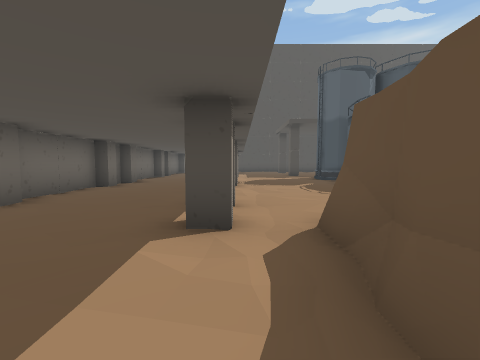
[1] (above)

24 first-person views from a walk through a scene from a Unity 3-D project. The camera is 1.5 m above the floor, tilts 4° down and sees 90° across. The floor is counted in squares, 2 m on a side. Each view is taken from the middle of a square. On the plan, view 1 faces up. The plan holds only what a view shows up to about 9 squares ahead; the rest is blank. The place goes on beyond the plan. The player is left out.

[2]
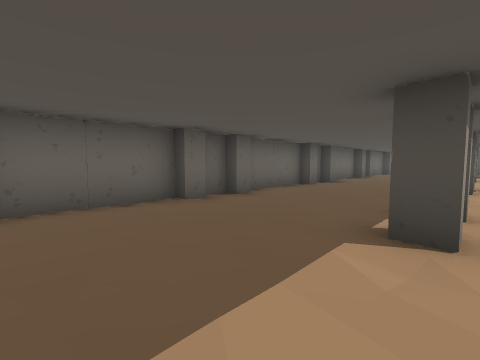

[3]
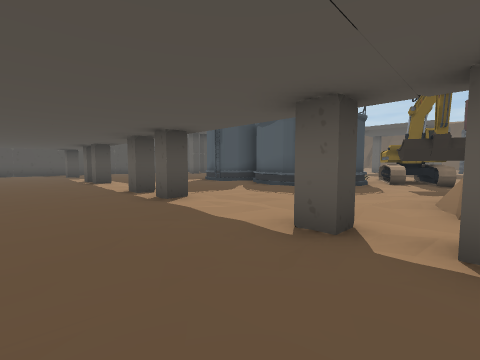

[4]
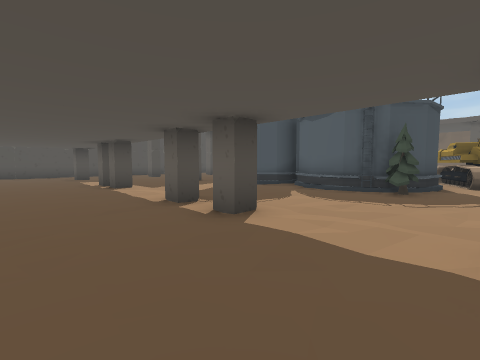

[5]
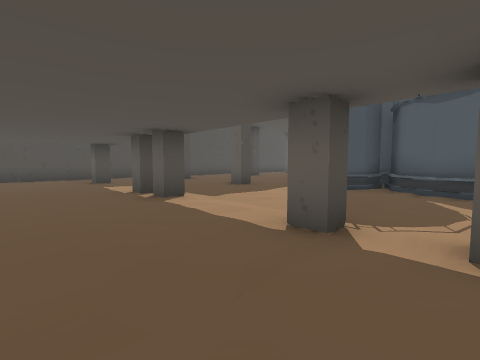

[6]
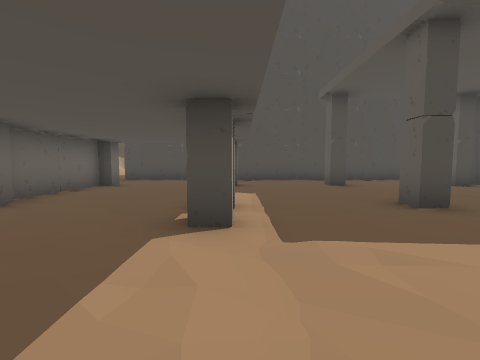

[7]
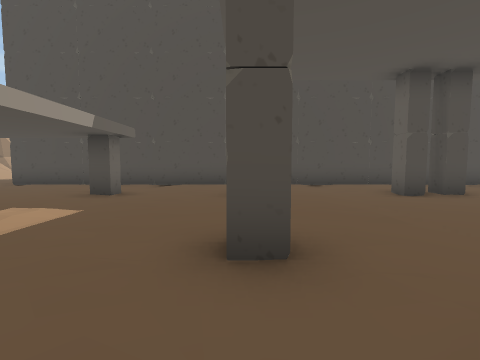

[8]
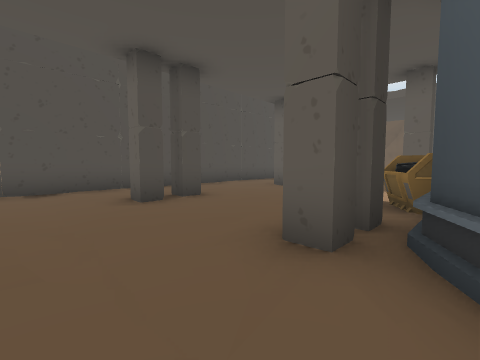

[9]
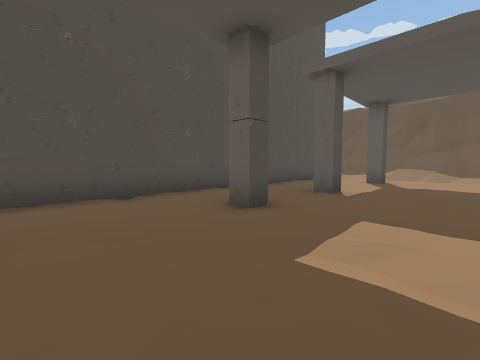

[10]
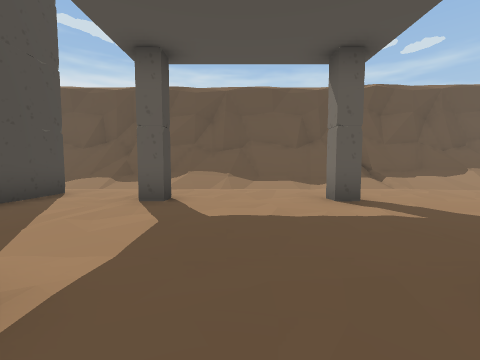

[11]
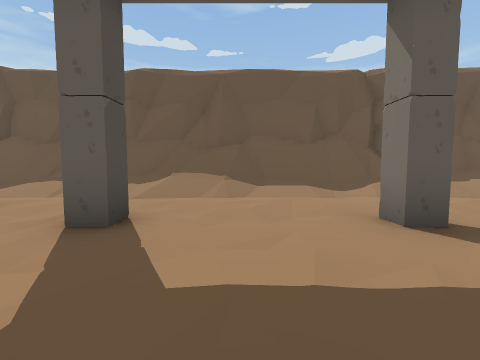

[12]
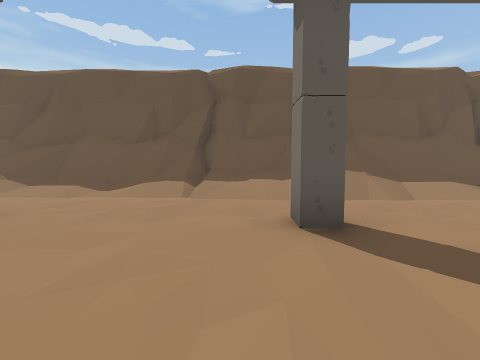

[13]
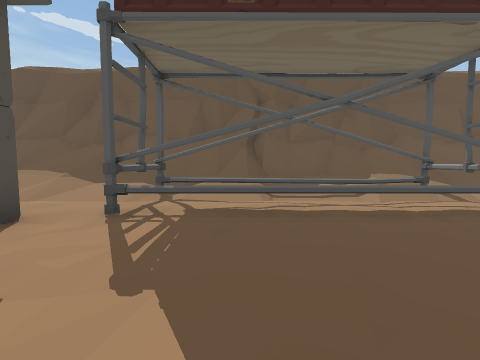

[14]
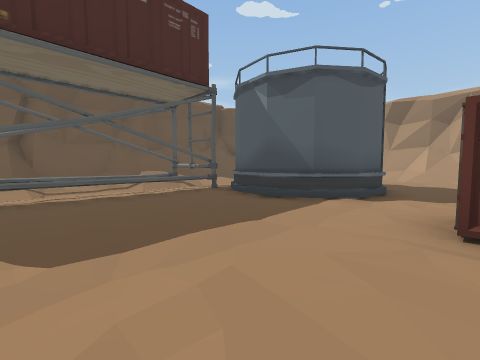

[15]
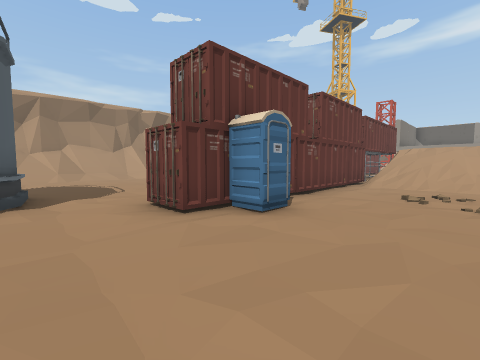

[16]
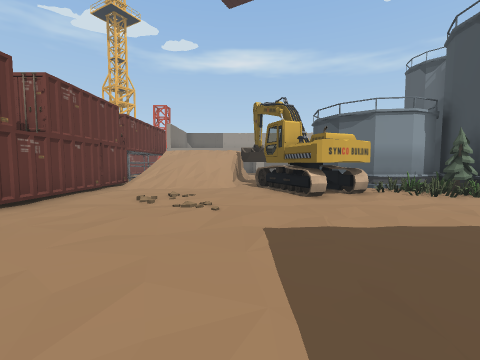

[17]
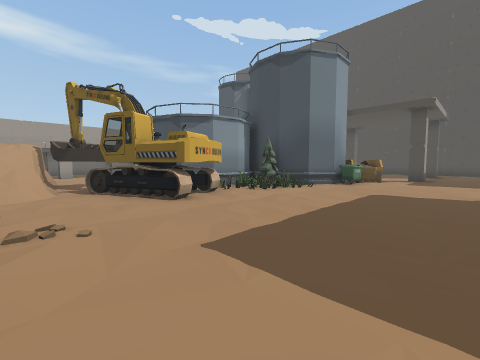

[18]
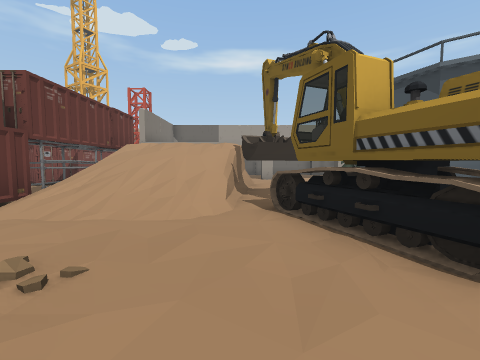

[19]
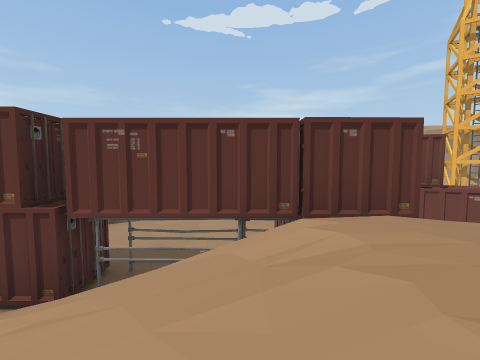

[20]
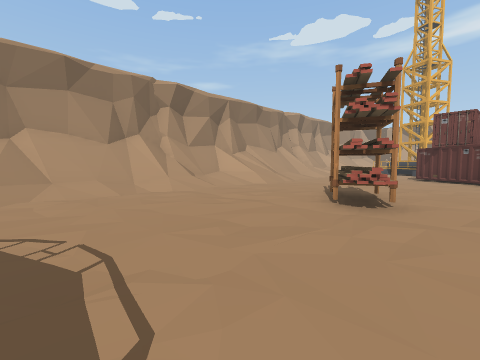

[21]
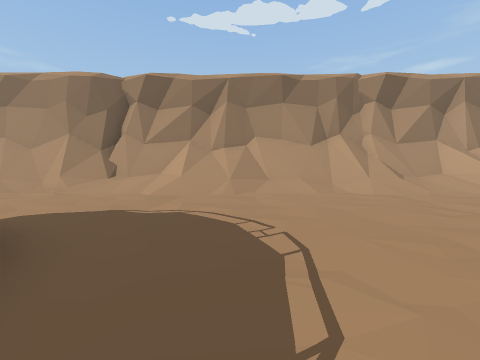

[22]
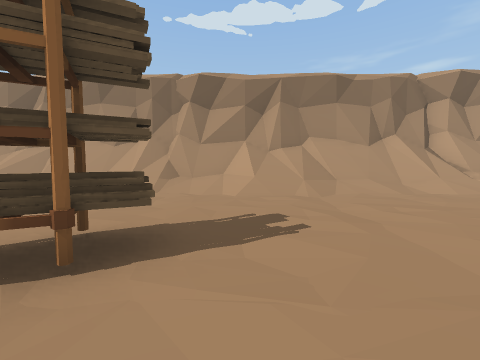

[23]
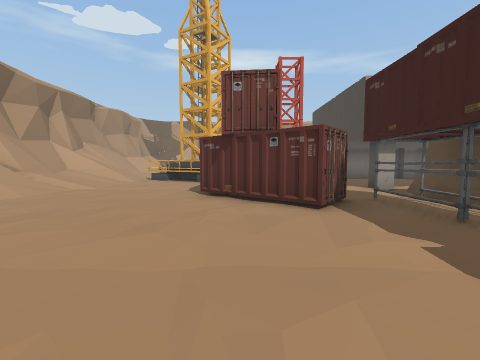

[24]
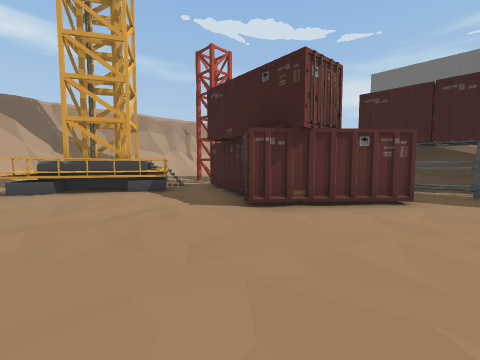

### Floor plan
Key: @ floor where view 1 was taken; # wall or solid block; x gap in a wall; . main floor; : floor 2.75 m higher than the main floor; / step, stairs or slope; = window, fence, low wall or low ledge; ^ raised ledge; v drop or lower ground; P pillar; B bucket; T tree; U building; C container; W wheel; O other object.
Columns run from 6 left of view 1 to 25 right of it. Each row starts with its distance up from view 1.
 25                                #
 24                               /#
 23                              //#
 22                             ///#
 21                            .// #
 20  ####  ###  ###############.//=#
 19   ..........................///#
 18  #P...P..U...UU...U..U...U.////#
 17  #..........................///#
 16  #..........................///#
 15  #..........................///#
 14   P...P..U...UU.O.U..U...U..///#
 13    ...P......## OO...  .....///#
 12    .......       O...   ....///#
 11    .......##    #O...  ....//==#
 10    ........######.... ....../=/#
  9    ...P...####OTO....U ..U.////#
  8  #P...P...#  #OO.....  ....////#
  7  #........## #OO.....    ..////#
  6  #........T#####.....     ..///#
  5  #.........x.^#=W....U   U.////#
  4  P#...P....B.WO......  ...#^///#
  3  #P...P#v=##//........ ...=////#
  2  #.....# :////.../........=/=//#
  1  #.....= :////............=///=#
  0  #....@#://///............=////#
 -1      .P##OOOC##### O#.....=////#
 -2       ..OOOOC C  C  C.....=////#
 -3   OO    #.....      ...####////#
 -4     C## #C............##    ///#
 -5  #  ..##C......##.....#      //#
 -6  ####..C......##.......       /#
 -7  ###....................       #
 -8 ####.....................
 -9 ..#.......................
-10     /////////////////////..
-11     ////////////////////////
-12     /==////////=//////////##/
-13     ##########################

Where each view was taken, in squares from view 1:
view 1: 0 up, 0 right, facing up
view 2: 0 up, 0 right, facing up-left
view 3: 3 up, 3 left, facing up-right
view 4: 5 up, 3 left, facing up-right
view 5: 8 up, 3 left, facing up-right
view 6: 10 up, 0 right, facing up
view 7: 12 up, 3 right, facing up
view 8: 13 up, 5 right, facing up-right
view 9: 15 up, 9 right, facing up-right
view 10: 16 up, 14 right, facing right
view 11: 16 up, 16 right, facing right
view 12: 10 up, 16 right, facing right
view 13: 2 up, 16 right, facing right
view 14: 2 up, 14 right, facing down-right
view 15: 2 up, 16 right, facing down-left
view 16: 3 up, 15 right, facing left
view 17: 2 up, 14 right, facing up-left
view 18: 3 up, 11 right, facing left
view 19: 2 up, 4 right, facing down
view 20: 4 down, 14 right, facing down-left
view 21: 4 down, 14 right, facing down
view 22: 4 down, 7 right, facing down
view 23: 5 down, 7 right, facing left
view 24: 9 down, 4 right, facing up-left
